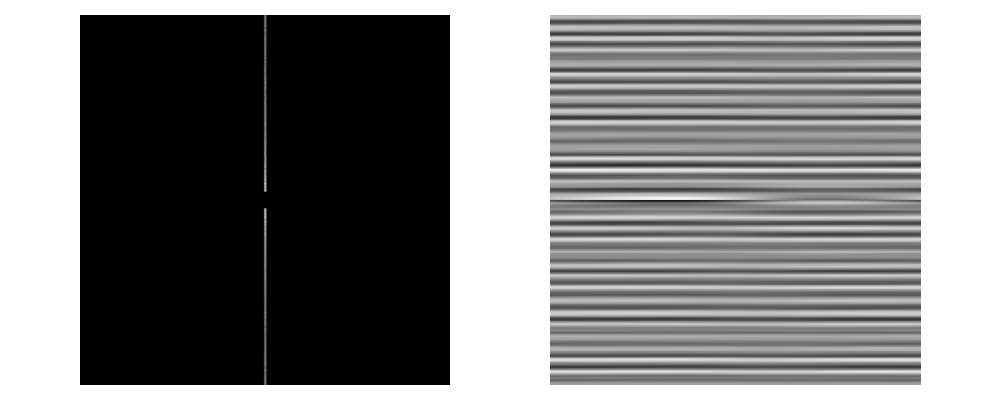

This figure's Python source:
import os
import sys
import numpy as np
import matplotlib.pyplot as plt
from skimage.io import imread
from skimage.util import img_as_float
from libDIP.intScaling4e import intScaling4e
from libDIPUM.recnotch import recnotch
from libDIPUM.data_path import dip_data

# Data
img_path = dip_data('cassini-interference.tif')
f = img_as_float(imread(img_path))
M, N = f.shape

# Fourier transform
F = np.fft.fft2(f)

# Filter design (uncentered)
Hpass = recnotch('pass', 'vertical', M, N, 5, 15)

# Apply filter (uncentered)
P = Hpass * F
pattern = intScaling4e(np.real(np.fft.fftshift(np.fft.ifft2(P))))

SP = intScaling4e(np.log10(1 + np.abs(np.fft.fftshift(P))))

# Display
fig, axes = plt.subplots(1, 2, figsize=(10, 4))
axes[0].imshow(SP, cmap='gray')
axes[0].axis('off')

axes[1].imshow(pattern, cmap='gray')
axes[1].axis('off')

plt.tight_layout()
plt.savefig('Figure466.png')
plt.show()
